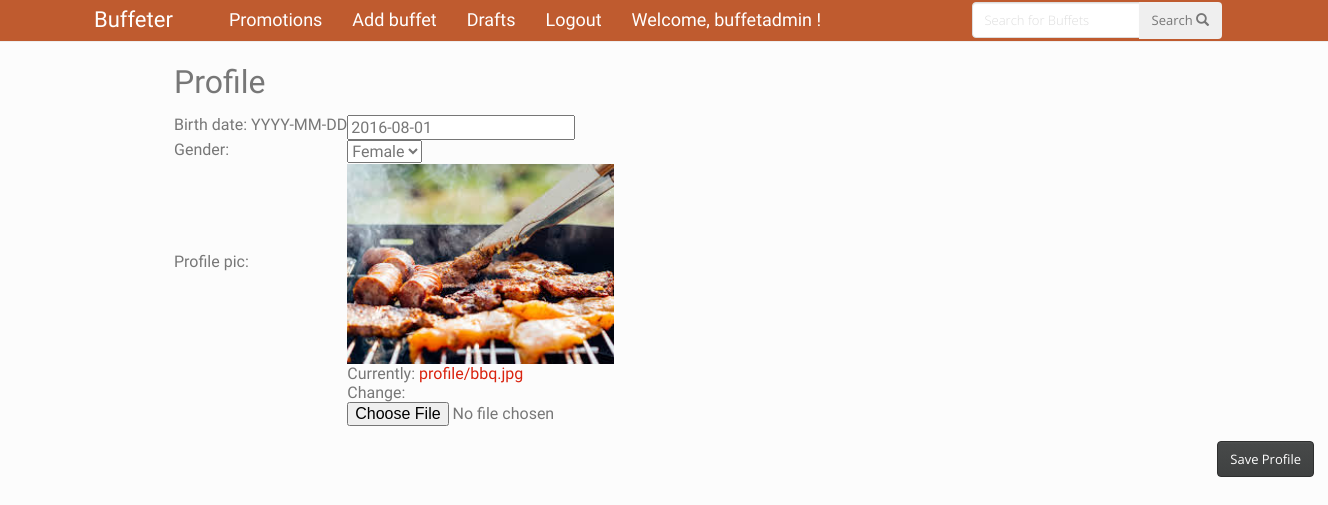
Before: /accounts/profile/ (signed in) with the older database file.
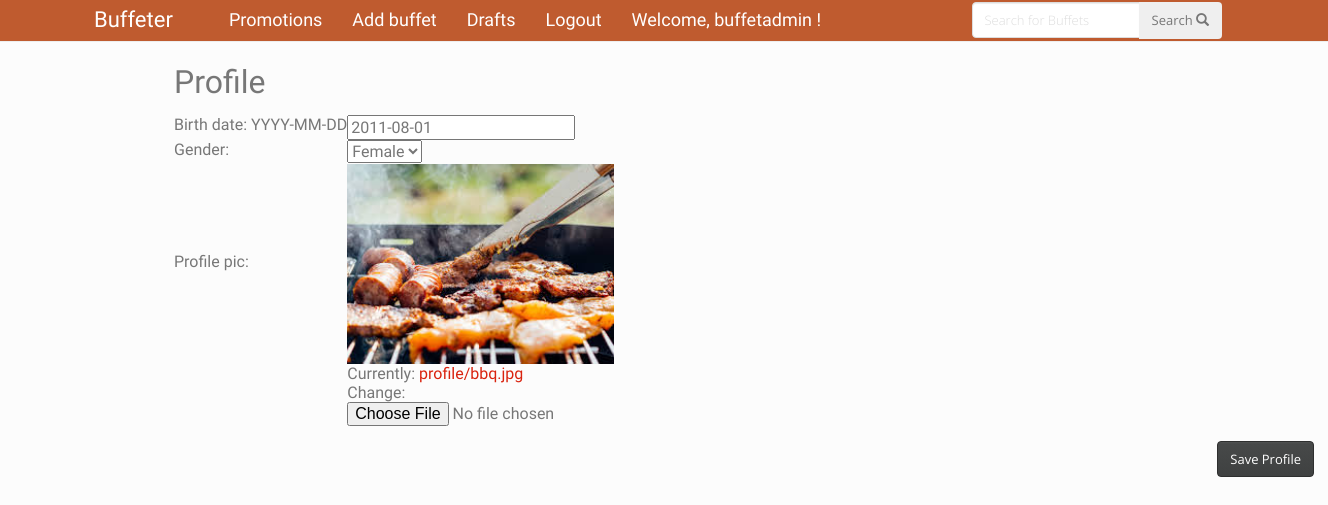
After: the same page with the newer database file.
### useradmin/models.py (models this page shows, shortened)
class UserProfile(models.Model):
    GENDER_CHOICES = (
        ('M', 'Male'),
        ('F', 'Female'),
    )
    user = models.ForeignKey(User, unique=True)
    birth_date = models.DateField(null=True)
    gender = models.CharField(max_length=1, choices=GENDER_CHOICES, null=True)
    profile_pic = models.ImageField(upload_to = 'profile', null=True)

### useradmin/views.py (the view)
def account_profile(request):
    if (request.user.is_authenticated()):
        profile = get_object_or_404(UserProfile, user= request.user)
        if request.method == "POST":
            form = ProfileForm(request.POST, request.FILES, instance=profile)
            if form.is_valid():
                profile.birth_date = form.cleaned_data["birth_date"]
                profile.gender = form.cleaned_data["gender"]
                profile.profile_pic = form.cleaned_data["profile_pic"]
                if (not profile.user):
                    profile.user = request.user
                profile.save()
                return redirect('/')
        else:
            form = ProfileForm(instance=profile)
        return render(request, 'useradmin/account_profile.html', {'form': form, 'pic': profile.profile_pic})
    else:
        return render(request, 'useradmin/account_noprofile.html')

### useradmin/forms.py
class ProfileForm(forms.ModelForm):
  class Meta:
    model = UserProfile
    fields = ('birth_date', 'gender', 'profile_pic')

### useradmin/templates/useradmin/account_profile.html
{% extends "buffetinfo/base.html" %}
{% block content %}
<div class="container">
    <div id = "newbuffet">
        <p>Profile</p>
    </div>
    <div id = "form">
        <form method="POST" class="post-form" enctype="multipart/form-data">{% csrf_token %}
        <div class="form-group">
            <table>
                <tr>
                    <td>{{ form.birth_date.label_tag }} YYYY-MM-DD </td>
                    <td>{{ form.birth_date }} </td>
                </tr>
                <tr>
                    <td>{{ form.gender.label_tag }} </td>
                    <td>{{ form.gender }} </td>
                </tr>
                <tr>
                    <td>{{ form.profile_pic.label_tag }}</td>
                    <td>
                    {% if pic %}
                    <img src = "{{ pic.url }}" height="200">
                    {% endif %}
                    </td>
                </tr>
                <tr>
                    <td>  </td>
                    <td> {{ form.profile_pic }} </td>
                </tr>
            </table>
        </div>
        <button type="submit" class="save btn btn-default">Save Profile</button>
        </form>
    </div>
</div>
{% endblock %}

### buffetinfo/templates/buffetinfo/base.html (shortened to what this page needs)
{% load staticfiles %}
<html>
    <head>
        <link href="{% static 'bootstrap/css/bootstrap.css' %}" rel="stylesheet" type="text/css"/>
        <link href =" {% static 'bootstrap/css/jasny-bootstrap.css' %}" rel="stylesheet" type="text/css"/>
        <link rel="stylesheet" href="{% static 'css/buffetinfo.css' %}">
    </head>
    <body>
<nav class="navbar navbar-default navbar-fixed-top" style="background-color: #BF5B2F;">
<div class="container">
<div class="row">
    <div class="navbar-header col-sm-2">
        <div id = "brandlogo">
            <a class="navbar-brand" href="/">Buffeter</a>
        </div>
    </div>
    <div class="collapse navbar-collapse navbar-top-member-collapse col-sm-8">
    <ul class="nav navbar-nav">
        {% if user.is_authenticated %}
        <li><a href="{% url 'buffet_promotions' %}"> Promotions</a></li>
        <li><a href="{% url 'buffet_new' %}"> Add buffet</a></li>
        <li><a href="{% url 'buffet_draft_list' %}"> Drafts</a></li>
        <li> <a href="{% url 'logout' %}">Logout</a></li>
        <li><a href = "{% url 'account_profile' %}"> Welcome, {{ user.username }} ! </a></li>
        {% else %}
        <li><a href="{% url 'buffet_promotions' %}"> Promotions</a></li>
        <li><a href="{% url 'login' %}">Login</a></li>
        <li><a href="{% url 'account_new' %}">Create Account</a></li>
        {% endif %}
    </ul>
    </div>
    <div id = "searchbar">
    <div class="col-sm-3 pull-right">
    <form class="navbar-form collapse navbar-collapse navbar-search-top-collapse" role="search" onsubmit="return process_search();" method="get">
    <div class="input-group">
        <input name="url" class="form-control"  id="url" maxlength="20" placeholder="Search for Buffets" value="" type="text">
        <div class="input-group-btn">
            <button class="btn" type="submit">Search <i class="glyphicon glyphicon-search"></i></button>
        </div>
    </div>
    </form>
    </div>
    </div>
</div>
</div>
</nav>
    <div class="content">
        <div class="row">
            <div class="col-md-1">
            </div>
            <div class="col-md-10">
            {% block content %}
            {% endblock %}
            </div>
        </div>
    </div>
    </body>
</html>

### buffetinfo/static/css/buffetinfo.css (style rules this page uses)
.content { margin-left: 50px; padding-top: 60px; }
.save { float: right; }
.navbar-default .navbar-brand { color: #FFF; font-size: 22; font-family: 'Luckiest Guy', cursive; }
.navbar-default .navbar-nav > li > a { color: #FFF; font-size: 18; font-family: 'Luckiest Guy', cursive; }
.navbar-default .navbar-nav { margin-left: -60px; }
#newbuffet { font-size: 32; font-family: 'Passion One', cursive; }
#form { font-family: 'Fjalla One', sans-serif; font-size: 16; }

Changed rows visible on the page:
changed UserProfile "Female": birth_date "2016-08-01" → "2011-08-01"
